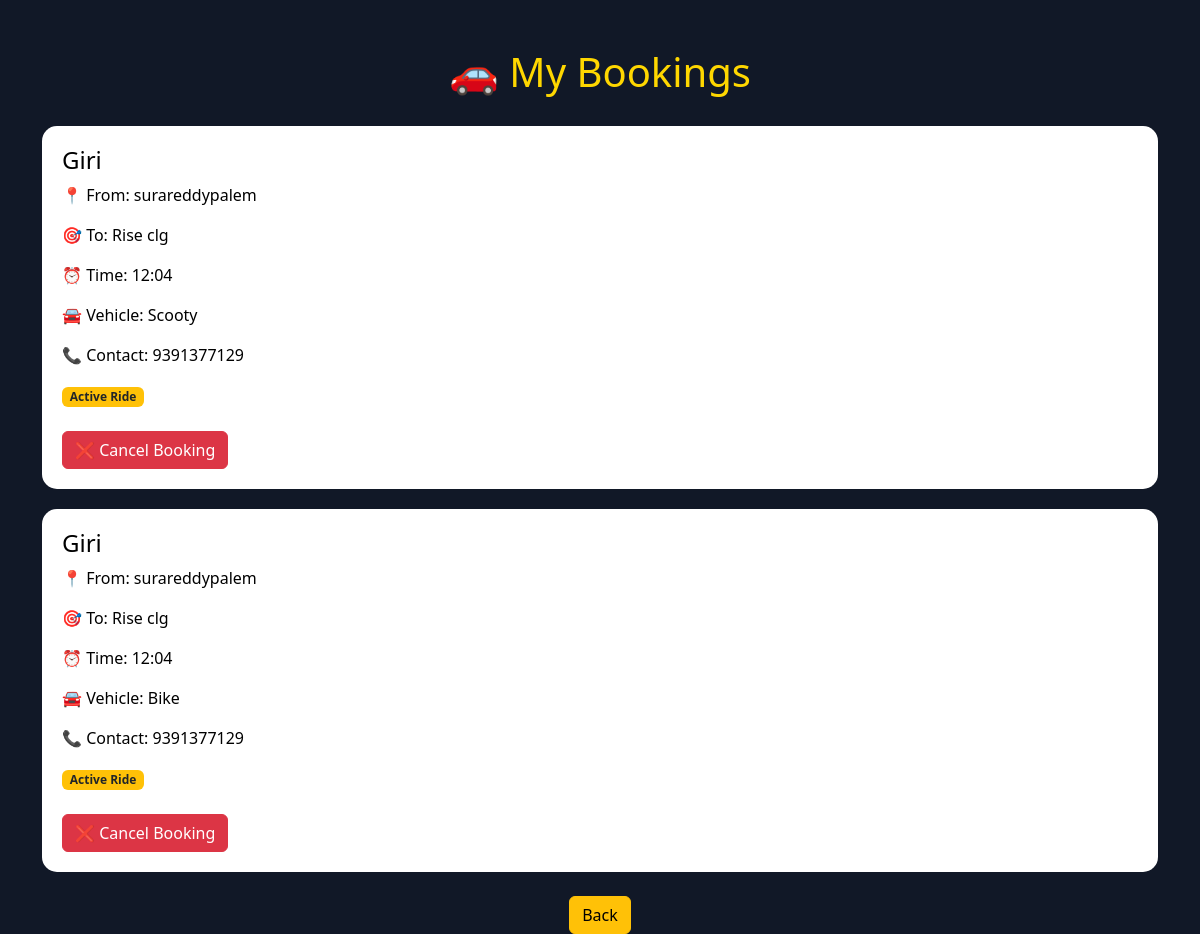
Screenshot of /mybookings (signed in) with the database file from the repository.
### tables this page shows
CREATE TABLE rides (
    id INTEGER PRIMARY KEY AUTOINCREMENT,
    username TEXT,
    name TEXT,
    from_location TEXT,
    destination TEXT,
    seats INTEGER,
    time TEXT,
    vehicle TEXT,
    phone TEXT,
    rating INTEGER DEFAULT 0,
    completed INTEGER DEFAULT 0
);

### app.py (the view)
@app.route("/mybookings")
def mybookings():
    if "user" not in session:
        return redirect("/login")
    passenger = session["user"]
    conn = connect_db()
    cursor = conn.cursor()
    cursor.execute("""
        SELECT rides.id,
            rides.username,
            rides.name,
            rides.from_location,
            rides.destination,
            rides.seats,
            rides.time,
            rides.vehicle,
            rides.phone,
            rides.rating,
            rides.completed

        FROM bookings

        JOIN rides
        ON bookings.ride_id = rides.id

        WHERE bookings.passenger=?
    """, (passenger,))
    my_rides = cursor.fetchall()
    conn.close()
    return render_template("mybookings.html", my_rides=my_rides)

### app.py (called while the page is built)
def connect_db():
    return sqlite3.connect("rides.db")

### templates/mybookings.html (shortened to what this page needs)
<!DOCTYPE html>
<html>
<head>
    <link href="https://cdn.jsdelivr.net/npm/bootstrap@5.3.0/dist/css/bootstrap.min.css" rel="stylesheet">
</head>
<body>
<div class="container mt-5">
    <h1 class="title">🚗 My Bookings</h1>
    {% if my_rides %}
        {% for booking in my_rides %}
        <div class="booking-card">
            <h4>{{ booking[2] }}</h4>
            <p>📍 From: {{ booking[3] }}</p>
            <p>🎯 To: {{ booking[4] }}</p>
            <p>⏰ Time: {{ booking[6] }}</p>
            <p>🚘 Vehicle: {{ booking[7] }}</p>
            <p>📞 Contact: {{ booking[8] }}</p>
            {% if booking[10] == 1 %}
                <span class="badge bg-success">
                    Completed ✅
                </span>
            {% else %}
                <span class="badge bg-warning text-dark">
                    Active Ride
                </span>
            {% endif %}
            <br><br>
            <a href="/cancel_booking/{{ booking[0] }}"
                class="btn btn-danger">
                ❌ Cancel Booking
            </a>
        </div>
        {% endfor %}
    {% else %}
        <div class="alert alert-info text-center">
            No bookings found.
        </div>
    {% endif %}
    <div class="text-center mt-4">
        <a href="/" class="btn btn-warning">
            Back
        </a>
    </div>
</div>
</body>
</html>

### templates/mybookings.html (style rules this page uses)
body { background:#111827; color:white; }
.booking-card { background:white; color:black; border-radius:15px; padding:20px; margin-bottom:20px; }
.title { text-align:center; color:gold; margin-bottom:30px; }

### rows the page displays
rides: name "Giri", from_location "surareddypalem", destination "Rise clg", time "12:04", vehicle "Scooty", phone "9391377129", completed "Active Ride"
rides: name "Giri", from_location "surareddypalem", destination "Rise clg", time "12:04", vehicle "Bike", phone "9391377129", completed "Active Ride"
